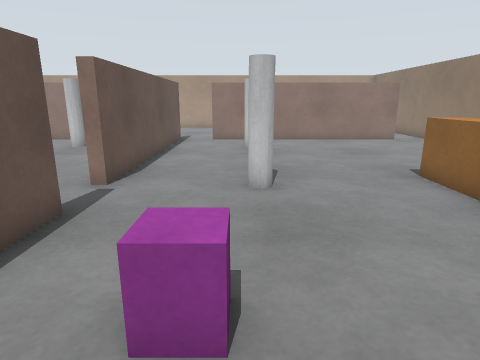
view 1 (above)

16 first-person views from a walk through a robot-simulator world made for Gazebo. The camera is 1 m above the floor, tilts 14° down and sees 75° across. The floor is counted in squares, 0.5 m on a side. Each view is taken from the middle of a square. On the plan, view 1 faces up. The plan holds only what a view shows up to about 18 squares ahead; the rest is blank. The place goes on beyond the plan.

view 2
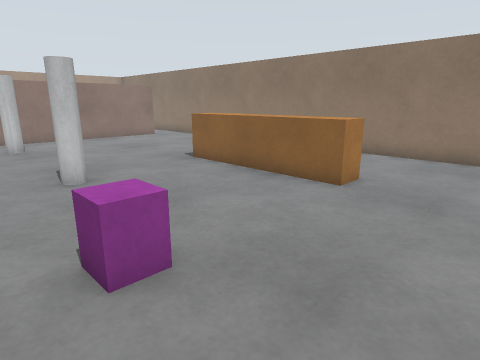

view 3
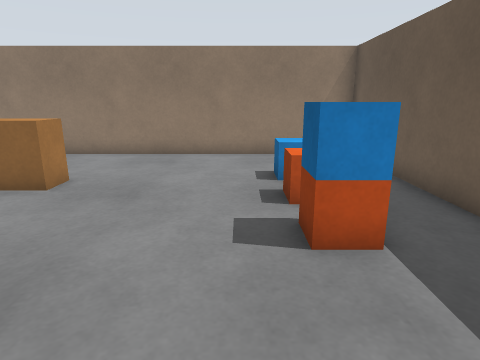

view 4
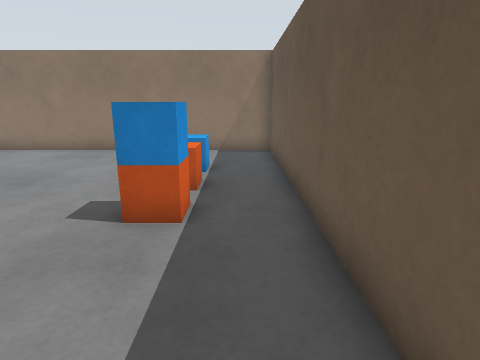

view 5
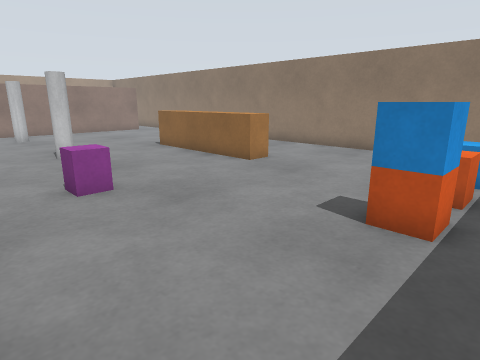

view 6
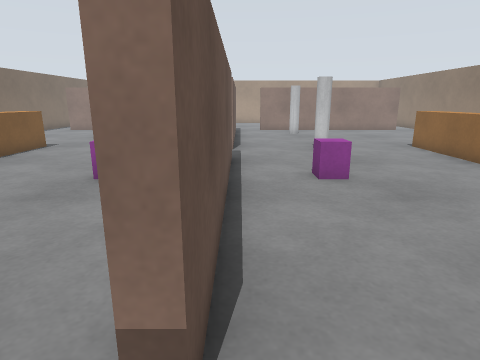

view 7
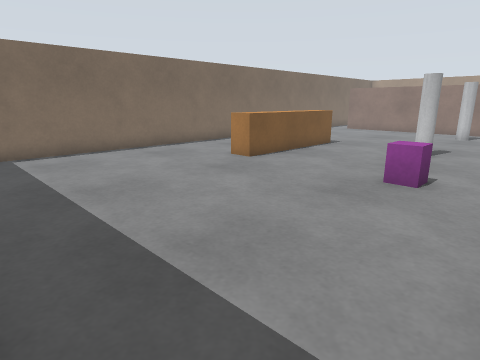

view 8
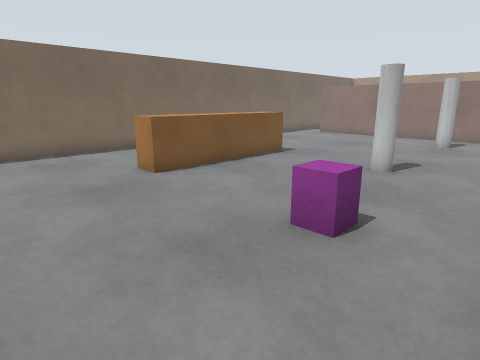

view 9
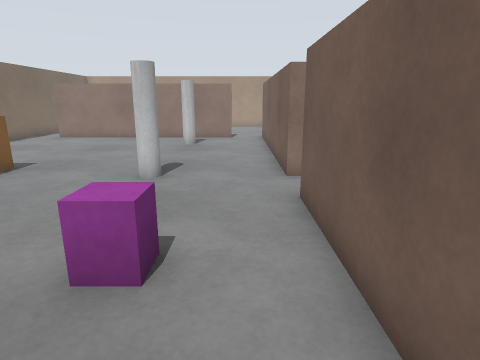

view 10
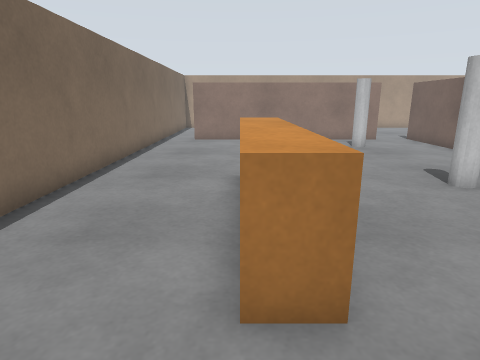

view 11
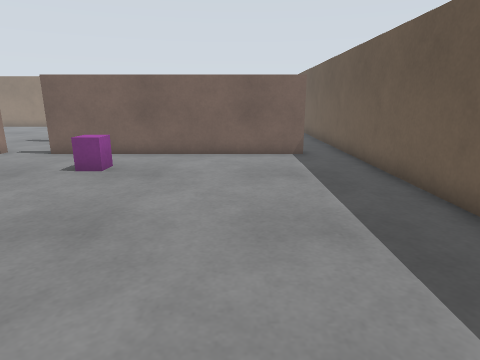

view 12
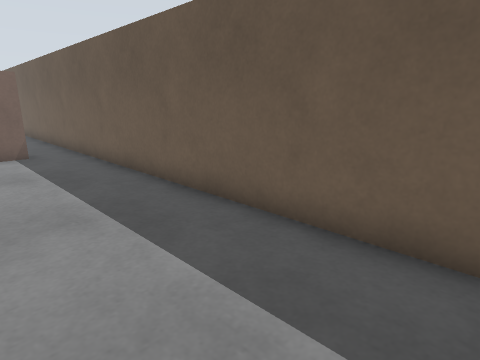

view 13
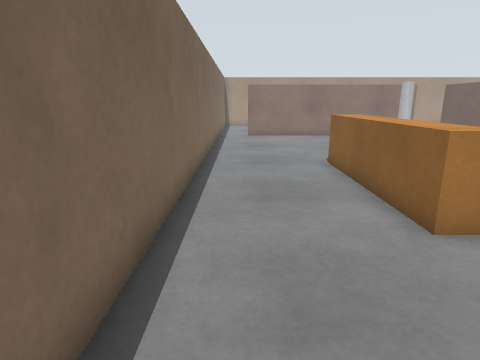

view 14
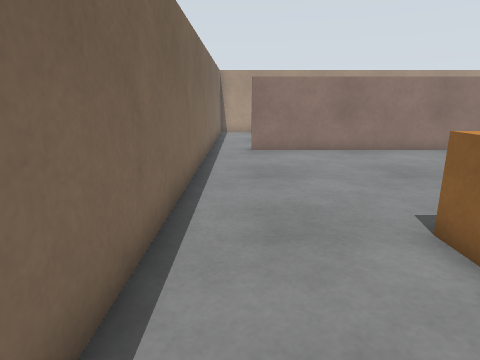

view 15
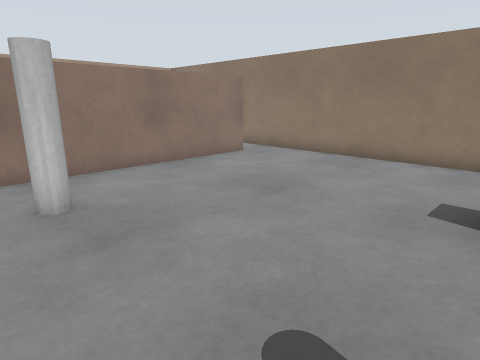

view 16
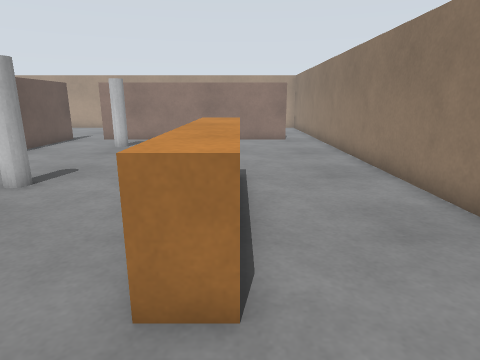

### Floor plan
Points are (right, up) in squares from view 1. A wall is a line through its corners. A room is listed if a view was taken in it or the views show most of it. See-through windows are left out.
Room 1 (views 1, 2, 3, 4, 5, 6, 15, 16)
walls: (-3.3, 5.5) (-3.3, -4.5); (8.6, 17.3) (-1.5, 17.3); (-3.4, -6.3) (10.3, -6.3) (10.3, 17.6); (-3.3, 17.5) (-3.3, 7.5)
low walls: (6.1, 2.5) (5, 2.5) (5, 8.5)
ways out: opening at (-3, -5.5) to room 2; opening at (-3, 6.5) to room 2; opening at (-2, 18); opening at (9.5, 18)
objects: magenta box (-1, 2) to (0, 3); pillar (0, 7) to (1, 8); pillar (0, 14) to (1, 15); blue box (2, -4) to (3, -3); orange box (4, -4) to (5, -3); blue box (6, -4) to (7, -3)
Room 2 (views 7, 8, 9, 10, 11, 12, 13, 14)
walls: (-3.3, 7.5) (-3.7, 7.5) (-3.7, 17.5); (-5.4, 17.3) (-15.5, 17.3); (-3.3, -4.5) (-3.7, -4.5) (-3.7, 5.5); (-17.3, 17.6) (-17.3, -4.4); (-16.6, -6.3) (-3.4, -6.3)
low walls: (-12, 8.6) (-12, 2.5) (-13, 2.5) (-13, 8.5)
ways out: opening at (-3, -5.5) to room 1; opening at (-3, 6.5) to room 1; opening at (-16.5, 18); opening at (-4.5, 18)
objects: pillar (-8, 7) to (-7, 8); pillar (-8, 14) to (-7, 15); magenta box (-7, 2) to (-6, 3)

Positions as (right, up) in squares from view 1, and headings:
1: (0, 0), facing up
2: (-2, -1), facing up-right
3: (-2, -2), facing right
4: (-3, -5), facing right
5: (-3, -5), facing up-right
6: (-3, -6), facing up
7: (-4, -6), facing up-left
8: (-4, -2), facing up-left
9: (-5, -1), facing up
10: (-13, 0), facing up
11: (-16, -2), facing right
12: (-17, -2), facing down-right
13: (-16, -2), facing up
14: (-16, 4), facing up
15: (-1, 8), facing up-right
16: (6, 0), facing up
